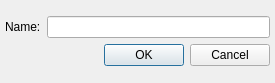
<?xml version="1.0" encoding="UTF-8"?>
<ui version="4.0">
 <class>BNewScreenDialog</class>
 <widget class="QDialog" name="BNewScreenDialog">
  <property name="geometry">
   <rect>
    <x>0</x>
    <y>0</y>
    <width>275</width>
    <height>83</height>
   </rect>
  </property>
  <property name="windowTitle">
   <string>Neuer Computer</string>
  </property>
  <layout class="QGridLayout" name="gridLayout">
   <property name="margin">
    <number>5</number>
   </property>
   <item row="0" column="0">
    <layout class="QVBoxLayout" name="verticalLayout">
     <item>
      <layout class="QHBoxLayout" name="horizontalLayout">
       <item>
        <widget class="QLabel" name="m_nameLabel">
         <property name="text">
          <string>Name:</string>
         </property>
        </widget>
       </item>
       <item>
        <widget class="QLineEdit" name="m_nameLineEdit">
         <property name="inputMask">
          <string/>
         </property>
        </widget>
       </item>
      </layout>
     </item>
     <item>
      <widget class="QDialogButtonBox" name="m_buttonBox">
       <property name="enabled">
        <bool>true</bool>
       </property>
       <property name="orientation">
        <enum>Qt::Horizontal</enum>
       </property>
       <property name="standardButtons">
        <set>QDialogButtonBox::Cancel|QDialogButtonBox::Ok</set>
       </property>
      </widget>
     </item>
    </layout>
   </item>
  </layout>
 </widget>
 <resources/>
 <connections>
  <connection>
   <sender>m_buttonBox</sender>
   <signal>accepted()</signal>
   <receiver>BNewScreenDialog</receiver>
   <slot>accept()</slot>
   <hints>
    <hint type="sourcelabel">
     <x>228</x>
     <y>60</y>
    </hint>
    <hint type="destinationlabel">
     <x>157</x>
     <y>82</y>
    </hint>
   </hints>
  </connection>
  <connection>
   <sender>m_buttonBox</sender>
   <signal>rejected()</signal>
   <receiver>BNewScreenDialog</receiver>
   <slot>reject()</slot>
   <hints>
    <hint type="sourcelabel">
     <x>264</x>
     <y>66</y>
    </hint>
    <hint type="destinationlabel">
     <x>274</x>
     <y>82</y>
    </hint>
   </hints>
  </connection>
 </connections>
</ui>
